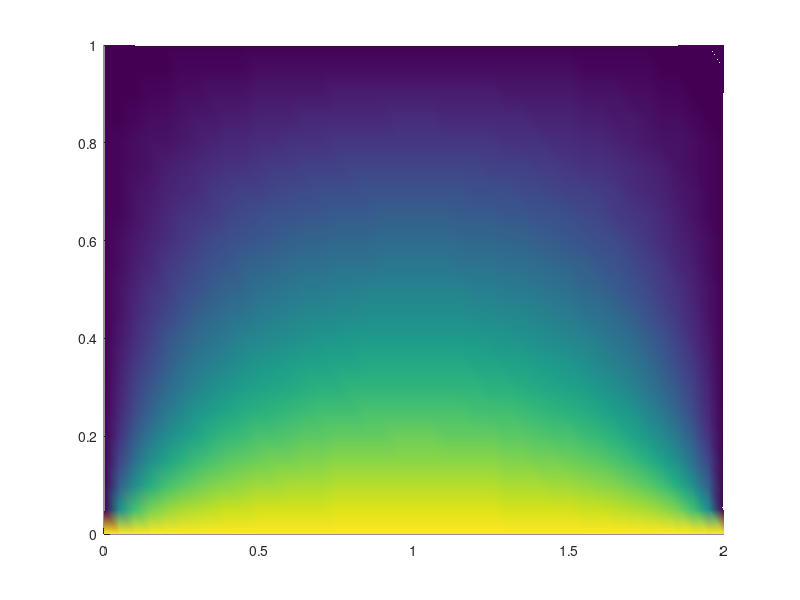

The MATLAB script that drew this image:
m=100;
T=zeros(21,41);
To=zeros(21,41);
T(1,:)=T(1,:)+100;
n=1;
k=0;
To
while k==0
    To=T;
    k=1;
    for j=2:20
        for i=2:40
            T(j,i)=(To(j+1,i)+To(j-1,i)+To(j,i-1)+To(j,i+1))/4;
            if abs(T(j,i)-To(j,i))>(10^-5)
                k=0;
            end
        end
    end
    n=n+1;
end
n
%To
%T
x=0:0.05:2;
y=0:0.05:1;
surface(x,y,T);
shading interp;